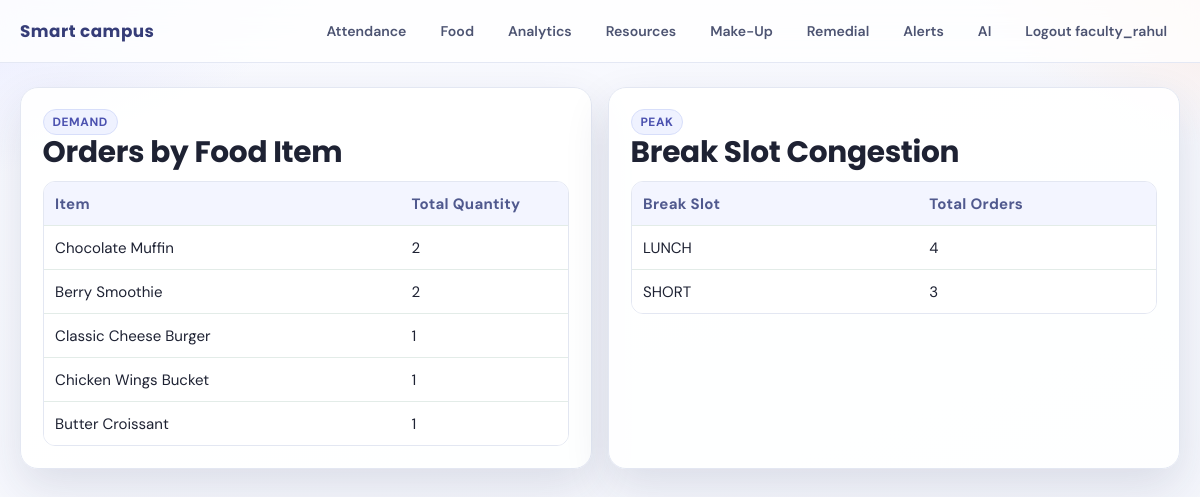
Page /food/analytics/ (signed in) on the committed database.
### campus_core/models.py (models this page shows, shortened)
class FoodItem(models.Model):
    stall = models.ForeignKey(FoodStall, on_delete=models.CASCADE, related_name="items")
    name = models.CharField(max_length=120)
    price = models.DecimalField(max_digits=8, decimal_places=2)
    image_url = models.URLField(blank=True)
    class Meta:
        unique_together = ("stall", "name")

### campus_core/views.py (the view)
# urls.py: path("food/analytics/", views.food_analytics, name="food-analytics"),
@role_required(ROLE_FACULTY, ROLE_VENDOR)
def food_analytics(request):
    demand_by_item = (
        FoodOrder.objects.values(item_name=F("item__name"))
        .annotate(total_orders=Sum("quantity"))
        .order_by("-total_orders")
    )
    peak_slots = (
        FoodOrder.objects.values("break_slot")
        .annotate(total_orders=Count("id"))
        .order_by("-total_orders")
    )
    return render(
        request,
        "campus_core/food_analytics.html",
        {
            "demand_by_item": demand_by_item,
            "peak_slots": peak_slots,
        },
    )

### campus_core/authz.py (called while the page is built)
def get_user_role(user: User) -> str:
    if not user or not user.is_authenticated:
        return ROLE_GUEST
    if user.is_superuser or user.is_staff or user.groups.filter(name__iexact="faculty").exists():
        return ROLE_FACULTY
    if user.groups.filter(name__iexact="vendor").exists():
        return ROLE_VENDOR
    if user.groups.filter(name__iexact="student").exists():
        return ROLE_STUDENT
    if StudentProfile.objects.filter(user=user).exists():
        return ROLE_STUDENT
    if hasattr(user, "faculty_profile"):
        return ROLE_FACULTY
    return ROLE_FACULTY

def role_flags(user: User) -> dict[str, bool | str]:
    role = get_user_role(user)
    is_faculty = role == ROLE_FACULTY
    is_student = role == ROLE_STUDENT
    is_vendor = role == ROLE_VENDOR
    return {
        "user_role": role,
        "is_faculty": is_faculty,
        "is_student": is_student,
        "is_vendor": is_vendor,
        "can_attendance": is_faculty,
        "can_food": is_faculty or is_student or is_vendor,
        "can_analytics": is_faculty or is_vendor,
        "can_resources": is_faculty,
        "can_makeup": is_faculty or is_student,
        "can_remedial": is_faculty or is_student,
        "can_alerts": is_faculty or is_vendor,
        "can_ai": is_faculty,
    }

### campus_core/context_processors.py (called while the page is built)
def role_context(request):
    return role_flags(request.user)

### campus_core/views.py (called while the page is built)
def role_required(*allowed_roles):
    def decorator(view_func):
        @login_required(login_url="login")
        @wraps(view_func)
        def _wrapped(request, *args, **kwargs):
            role = get_user_role(request.user)
            if role not in allowed_roles:
                messages.error(request, "You do not have permission to access this page.")
                return redirect("home")
            return view_func(request, *args, **kwargs)
        return _wrapped
    return decorator

### templates/campus_core/food_analytics.html
{% extends 'base.html' %}
{% block content %}
<section class="panel-grid">
    <article class="card span-6 reveal">
        <span class="badge">Demand</span>
        <h2>Orders by Food Item</h2>
        <div class="table-wrap">
            <table>
                <tr><th>Item</th><th>Total Quantity</th></tr>
                {% for row in demand_by_item %}
                <tr><td>{{ row.item_name }}</td><td>{{ row.total_orders }}</td></tr>
                {% empty %}
                <tr><td colspan="2">No orders yet.</td></tr>
                {% endfor %}
            </table>
        </div>
    </article>
    <article class="card span-6 reveal">
        <span class="badge">Peak</span>
        <h2>Break Slot Congestion</h2>
        <div class="table-wrap">
            <table>
                <tr><th>Break Slot</th><th>Total Orders</th></tr>
                {% for row in peak_slots %}
                <tr><td>{{ row.break_slot }}</td><td>{{ row.total_orders }}</td></tr>
                {% empty %}
                <tr><td colspan="2">No slot data yet.</td></tr>
                {% endfor %}
            </table>
        </div>
    </article>
</section>
{% endblock %}

### templates/base.html (shortened to what this page needs)
<!DOCTYPE html>
<html lang="en">
<head>
</head>
<body>
    <header class="topbar">
        <div class="topbar-inner">
            <a class="brand" href="/">Smart campus</a>
            <nav class="nav-grid">
                {% if user.is_authenticated %}
                {% if can_attendance %}<a class="nav-link" href="/attendance/mark/">Attendance</a>{% endif %}
                {% if can_food %}<a class="nav-link" href="/food/order/">Food</a>{% endif %}
                {% if can_analytics %}<a class="nav-link" href="/food/analytics/">Analytics</a>{% endif %}
                {% if can_resources %}<a class="nav-link" href="/resources/">Resources</a>{% endif %}
                {% if can_makeup %}<a class="nav-link" href="/makeup/schedule/">Make-Up</a>{% endif %}
                {% if can_remedial %}<a class="nav-link" href="/makeup/remedial-attendance/">Remedial</a>{% endif %}
                {% if can_alerts %}<a class="nav-link" href="/notifications/">Alerts</a>{% endif %}
                {% if can_ai %}<a class="nav-link" href="/ai-preview/">AI</a>{% endif %}
                <form class="nav-inline-form" method="post" action="/accounts/logout/">
                    <button class="nav-button" type="submit">Logout {{ user.username }}</button>
                </form>
                {% else %}
                <a class="nav-link" href="/accounts/login/">Login</a>
                {% endif %}
            </nav>
        </div>
    </header>
    <main class="shell">
        {% block content %}{% endblock %}
    </main>
</body>
</html>

### templates/base.html (style rules this page uses)
:root { --bg: #f5f6fb; --surface: #ffffffe6; --surface-strong: #ffffff; --text: #1e2233; --muted: #656b84; --line: #e3e7f2; --brand: #5c5fe8; --brand-dark: #4346c8; --brand-soft: #eef0ff; --accent: #ff8f50; --danger: #b42318; --ok: #067647; --shadow: 0 18px 45px rgba(34, 43, 80, 0.12); --radius: 18px; }
* { box-sizing: border-box; }
body { margin: 0; color: var(--text); font-family: "DM Sans", "Segoe UI", sans-serif; background: radial-gradient(65rem 40rem at -15% -20%, #d9dcff 0%, transparent 55%), radial-gradient(58rem 32rem at 115% -10%, #ffe1d2 0%, transparent 48%), linear-gradient(160deg, #f9faff 0%, #f3f5fb 100%); min-height: 100vh; }
.topbar { position: sticky; top: 0; z-index: 5; backdrop-filter: blur(14px); background: rgba(255, 255, 255, 0.78); border-bottom: 1px solid #e4e8f4; }
.topbar-inner { width: min(1160px, calc(100% - 2rem)); margin: 0 auto; display: flex; align-items: center; justify-content: space-between; gap: 1rem; padding: 0.85rem 0; }
.brand { font-family: "Poppins", sans-serif; font-size: 1.05rem; font-weight: 700; letter-spacing: 0.03em; color: #363d78; text-decoration: none; white-space: nowrap; }
.nav-grid { display: flex; flex-wrap: wrap; justify-content: flex-end; gap: 0.5rem; }
.nav-link { color: #4d5472; text-decoration: none; font-size: 0.88rem; font-weight: 600; padding: 0.45rem 0.75rem; border-radius: 999px; border: 1px solid transparent; transition: 180ms ease; }
.nav-inline-form { margin: 0; }
.nav-button { color: #4d5472; font-size: 0.88rem; font-weight: 600; padding: 0.45rem 0.75rem; border-radius: 999px; border: 1px solid transparent; background: transparent; cursor: pointer; font-family: inherit; }
.shell { width: min(1160px, calc(100% - 2rem)); margin: 1.5rem auto 2.5rem; }
.card { background: var(--surface); border: 1px solid var(--line); border-radius: var(--radius); padding: 1.35rem; box-shadow: var(--shadow); }
h1, h2, h3 { font-family: "Poppins", sans-serif; margin-top: 0; line-height: 1.18; letter-spacing: -0.01em; }
h2 { font-size: clamp(1.3rem, 3vw, 1.85rem); margin-bottom: 0.7rem; }
.panel-grid { display: grid; grid-template-columns: repeat(12, 1fr); gap: 1rem; }
.span-6 { grid-column: span 6; }
.badge { display: inline-block; font-size: 0.75rem; font-weight: 700; letter-spacing: 0.05em; text-transform: uppercase; color: #4b51af; background: #eff2ff; border: 1px solid #d7defa; padding: 0.25rem 0.55rem; border-radius: 999px; }
.table-wrap { overflow-x: auto; border: 1px solid var(--line); border-radius: 12px; background: #fff; }
table { width: 100%; border-collapse: collapse; min-width: 620px; }
th, td { text-align: left; padding: 0.72rem; border-bottom: 1px solid #e3ece8; font-size: 0.94rem; }
th { background: #f3f5ff; color: #51598f; font-weight: 700; letter-spacing: 0.02em; }
tr:last-child td { border-bottom: none; }
.reveal { opacity: 0; transform: translateY(10px); animation: reveal 480ms ease forwards; }
.att-table th, .rm-table th, .ts-table th, .row[style], .table-wrap th { background: #f3f5ff !important; color: #50598e !important; }

### rows in the picture
FoodItem: item_name "Chocolate Muffin", total_orders "2"
FoodItem: item_name "Berry Smoothie", total_orders "2"
FoodItem: item_name "Classic Cheese Burger", total_orders "1"
FoodItem: item_name "Chicken Wings Bucket", total_orders "1"
FoodItem: item_name "Butter Croissant", total_orders "1"

### other values in the picture
{{ user.username }} "faculty_rahul"
{{ row.break_slot }} "LUNCH" "SHORT"
{{ row.total_orders }} "4" "3"
